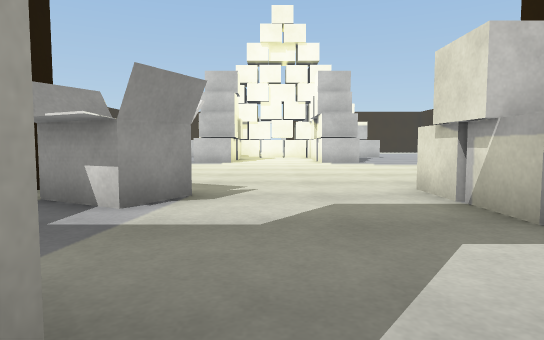
View 1 (above)

24 first-person views from a walk through a 3-D level made in the Unity game engine. The camera is 0.64 m above the floor, tilts 4° down and sees 75° across. Doors are open. The floor is counted in squares, 1 m on a side. Each view is taken from the middle of a square. On the plan, view 1 faces up. The plan holds only what a view shows up to about 10 squares ahead; the rest is blank. The place goes on beyond the plan. The player is left out. Surface patterns are stand-ins for the level's own textures.

View 2
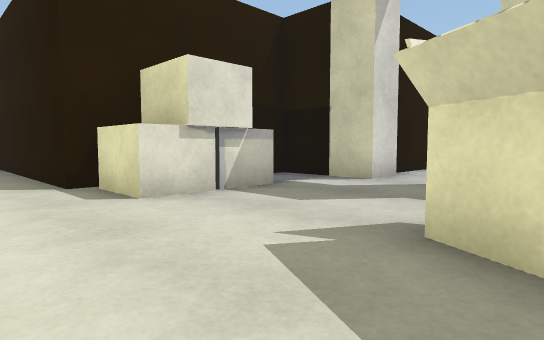

View 3
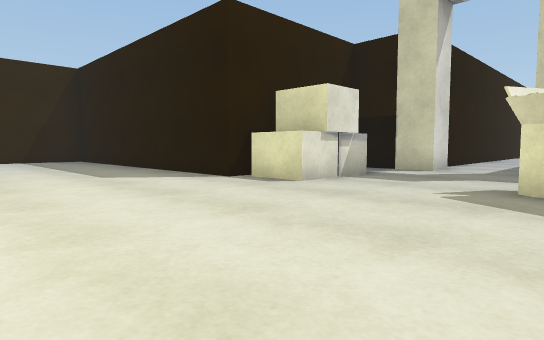

View 4
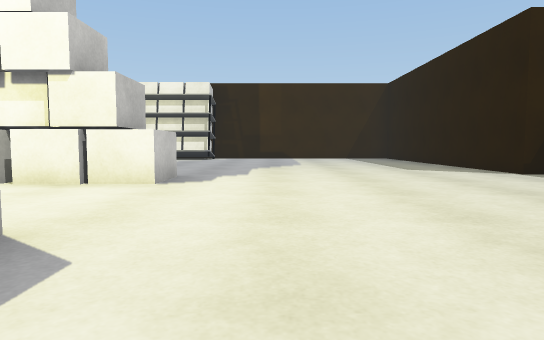

View 5
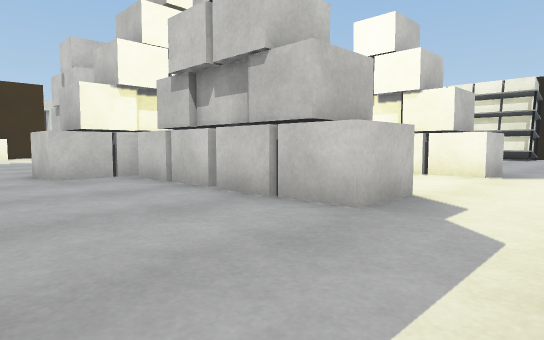

View 6
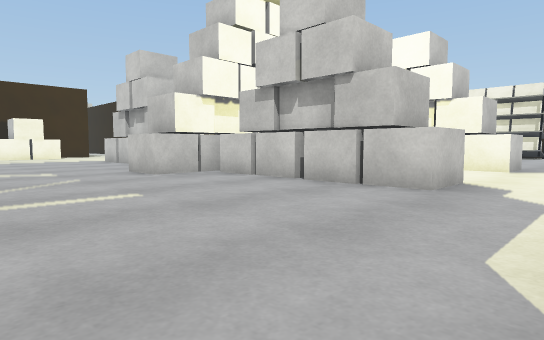

View 7
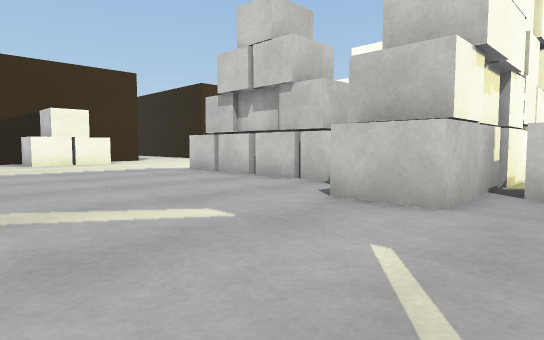

View 8
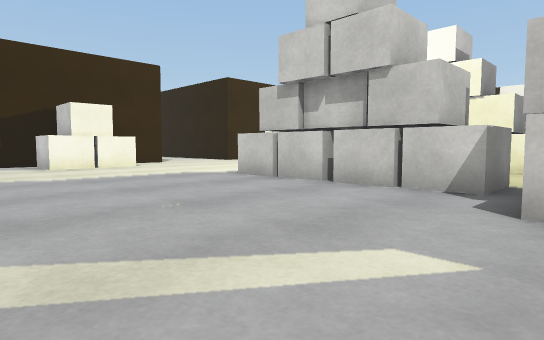

View 9
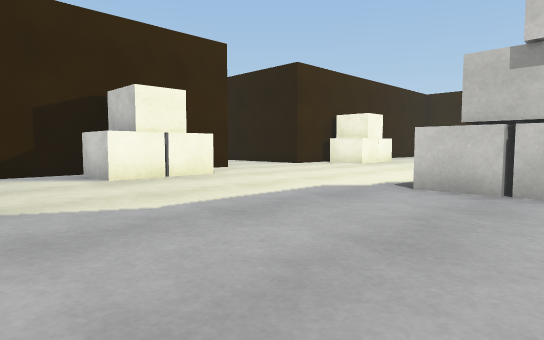

View 10
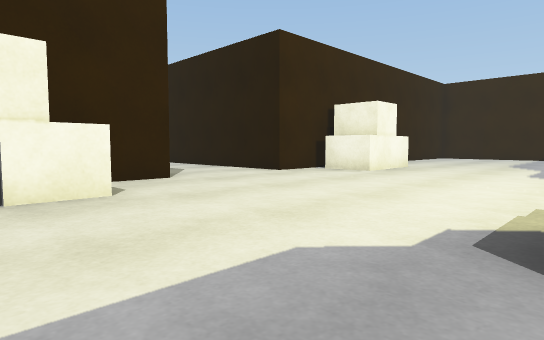

View 11
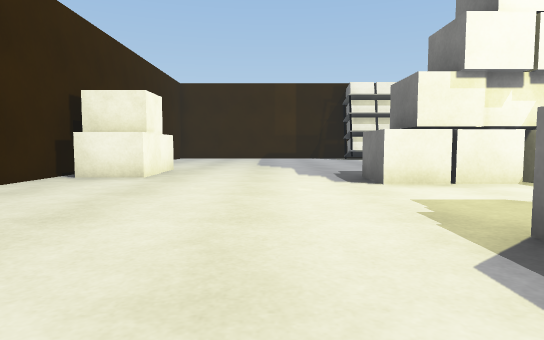

View 12
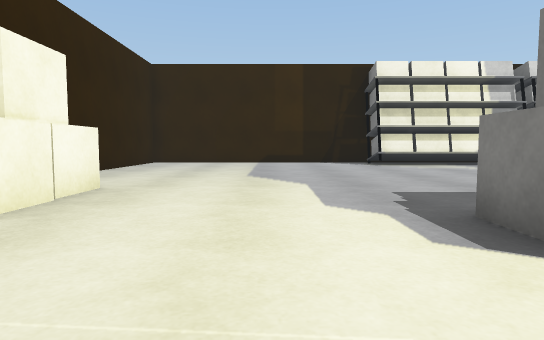

View 13
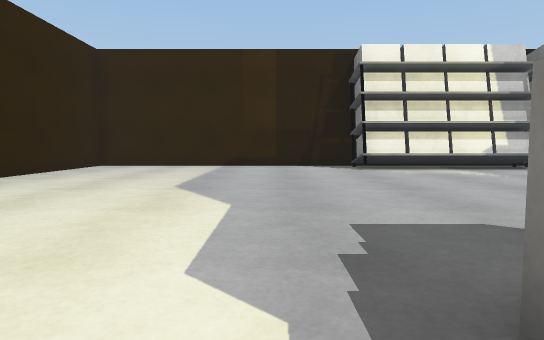

View 14
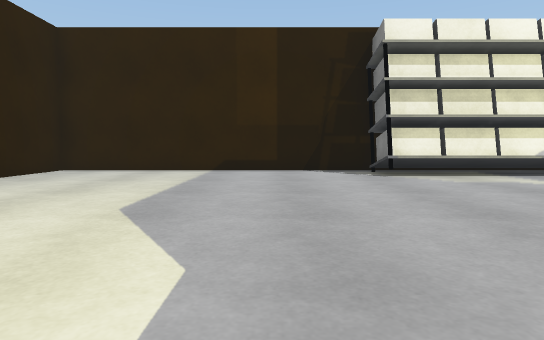

View 15
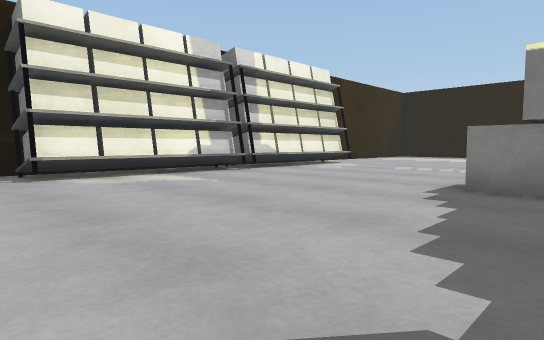

View 16
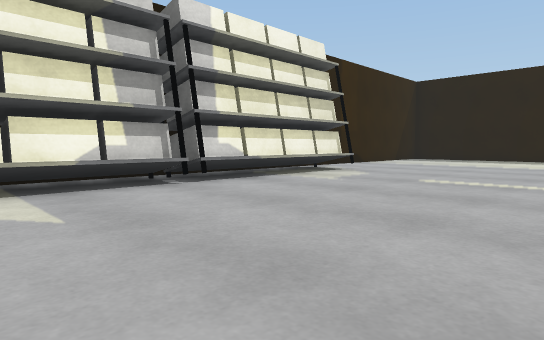

View 17
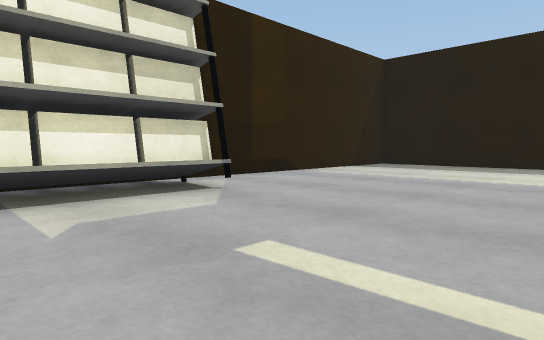

View 18
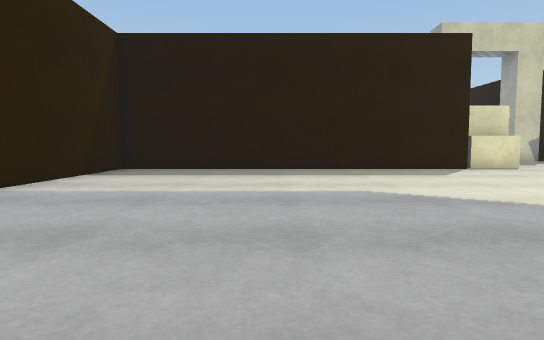

View 19
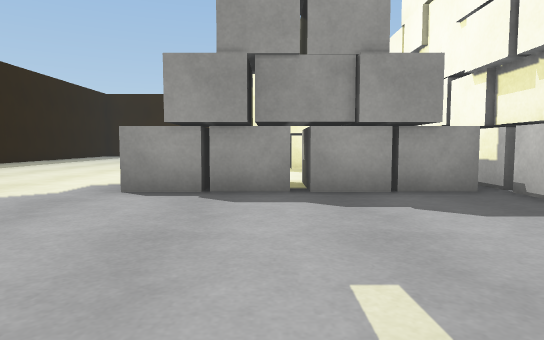

View 20
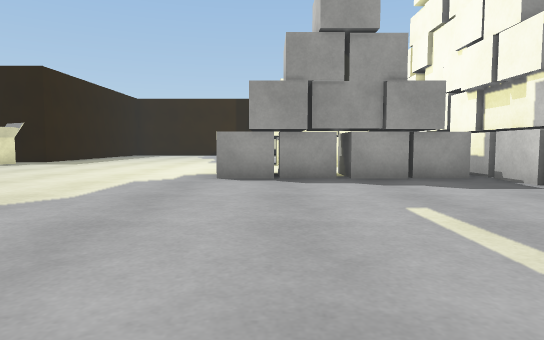

View 21
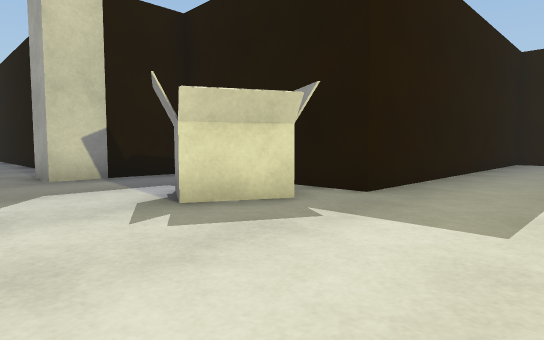

View 22
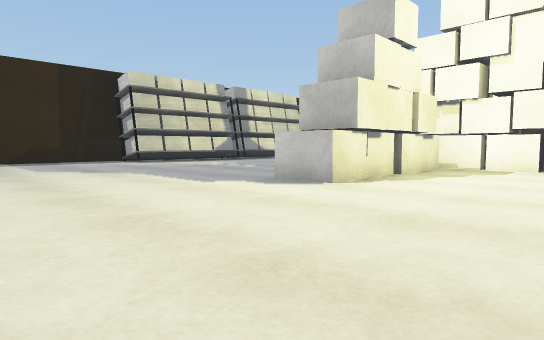

View 23
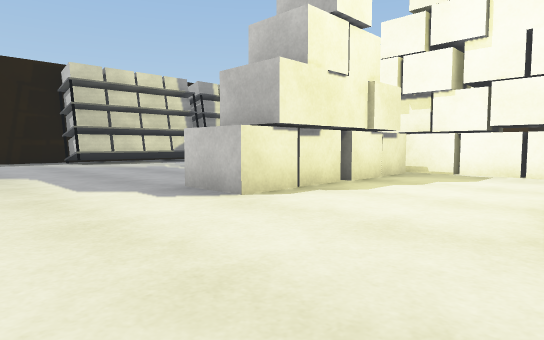

View 24
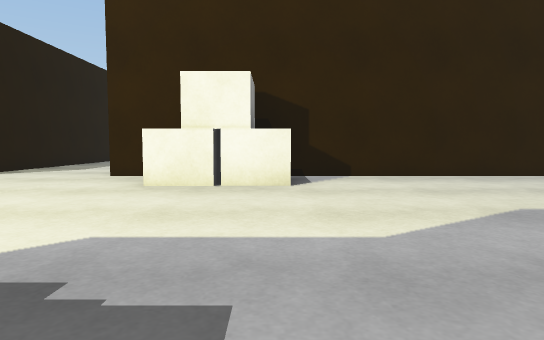

### Floor plan
Points are (right, up) in squares from view 1. A wall is a line through its corners. A room is listed if a view was taken in it or the views show most of it. See-through windows are left out.
Room 1 (view 1)
walls: (1.4, -0.1) (1.4, 0.9); (-0.6, 0.9) (-0.6, -0.1); (1.8, -2.5) (1.8, -0.8)
ways out: open door at (0.5, 1) to room 2
Room 2 (views 2, 3, 4, 5, 6, 7, 8, 9, 10, 11, 12, 13, 14, 15, 16, 17, 18, 19, 20, 21, 22, 23, 24)
walls: (13, 17.9) (13, 18.4); (13, 23.1) (13, 31.4) (5.5, 31.4); (2.5, 31.4) (1.8, 31.4) (1.8, 32.6); (-1.4, 31.4) (-2.6, 31.4); (3.7, 4.1) (3.7, 5.5) (13, 5.5) (13, 13.1); (-5.5, 31.4) (-7, 31.4); (-1.5, 33.5) (-1.5, 32.4); (-8.5, 5.5) (-3.4, 5.5) (-3.4, 4.8); (1.4, 0.9) (3.7, 0.9); (-3.1, 0.9) (-0.6, 0.9)
ways out: open door at (0.5, 1) to room 1
objects: box (-5, 30) to (-4, 31); other object (-4, 18) to (1, 19); other object (-3, 3) to (-1, 5); other object (-3, 13) to (-2, 17); other object (-3, 21) to (-2, 25); box (2, 3) to (3, 5); other object (2, 13) to (3, 17); other object (2, 18) to (5, 19); other object (2, 21) to (3, 25); box (3, 30) to (5, 31); shelf (11, 14) to (12, 18); shelf (11, 19) to (12, 23)

Positions as (right, up) in squares from view 1, and headings:
1: (0, 0), facing up
2: (-2, 7), facing down-right
3: (-2, 10), facing down-right
4: (-4, 11), facing right
5: (-6, 11), facing up-right
6: (-8, 11), facing up-right
7: (-8, 17), facing up-right
8: (-8, 19), facing up-right
9: (-8, 23), facing up-right
10: (-5, 25), facing up-right
11: (-4, 27), facing right
12: (0, 27), facing right
13: (2, 26), facing right
14: (4, 26), facing right
15: (4, 25), facing down-right
16: (6, 22), facing down-right
17: (7, 17), facing down-right
18: (9, 15), facing down
19: (8, 15), facing left
20: (10, 14), facing left
21: (1, 8), facing down-left
22: (2, 8), facing up-left
23: (2, 10), facing up-left
24: (5, 24), facing up
